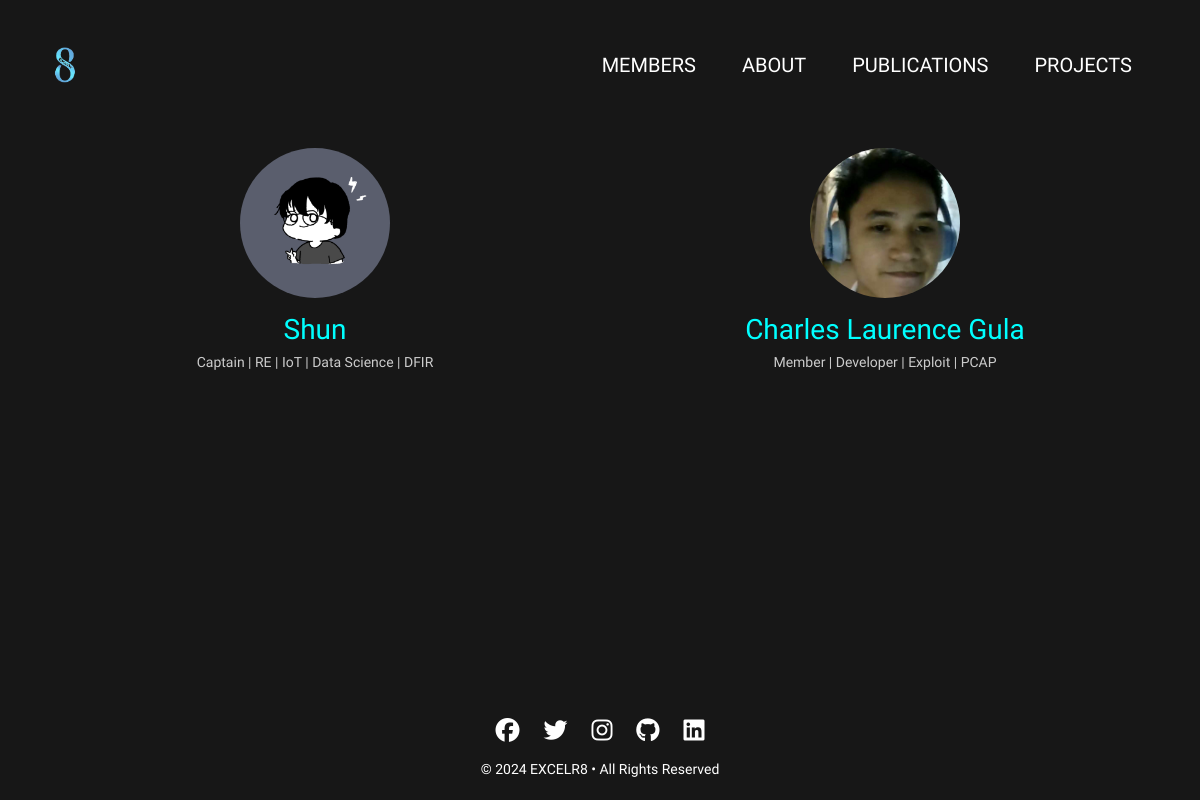
The page /members/ on the database its author committed.
### admin_dashboard/models.py (models this page shows, shortened)
class TeamMember(models.Model):
    name = models.CharField(max_length=255)
    role = models.CharField(max_length=100)
    biography = models.TextField()
    image = models.ImageField(upload_to='team_members/', blank=True, null=True)
    created_at = models.DateTimeField(auto_now_add=True)
    history = HistoricalRecords()

### team_management/views.py (the view)
# urls.py: path('', views.team_list, name='team_list'),
def team_list(request):
    members = TeamMember.objects.all()  # Fetch members from the database
    return render(request, 'team_list.html', {'team_members': members})  # Pass members to the template

### team_management/templates/team_list.html (shortened to what this page needs)
{% extends 'base.html' %}
{% load static %}
{% block content %}
<div class="container team-container" style="margin-top: 100px;">
    <div class="row mt-5">
        {% for member in team_members %}
        <div class="col-md-6 team-member">
            {% if member.image %}
                <img src="{{ member.image.url }}" alt="{{ member.name }}">
            {% else %}
                <img src="{% static 'default_image.png' %}" alt="Default Image">
            {% endif %}
            <h3>{{ member.name }}</h3>
            <p>{{ member.role }}</p>
        </div>
        {% endfor %}
    </div>
</div>
{% endblock %}

### home/templates/base.html (style rules this page uses)
body { background-color: rgb(23, 23, 23); display: flex; flex-direction: column; min-height: 100vh; margin: 0; font-family: 'Courier Prime', monospace; transition: background-color 0.3s, color 0.3s; }
.container { text-align: center; margin-top: 30px; flex: 1; }

### team_management/templates/team_list.html (style rules this page uses)
body { background-color: rgb(23, 23, 23); font-family: 'Courier Prime', monospace; color: #ffffff; }
.team-container { margin-top: 100px; text-align: center; opacity: 0; transform: translateX(50px); transition: opacity 0.5s ease, transform 0.5s ease; }
.team-container.fade-in { opacity: 1; transform: translateX(0); }
.team-member { margin-bottom: 30px; }
.team-member img { width: 150px; height: 150px; border-radius: 50%; margin-bottom: 15px; object-fit: cover; }
.team-member h3 { color: #00ffff; margin-bottom: 5px; }
.team-member p { color: #cccccc; font-size: 14px; }

### rows shown on the page
TeamMember: image (picture), name "Shun", role "Captain | RE | IoT | Data Science | DFIR"
TeamMember: image (picture), name "Charles Laurence Gula", role "Member | Developer | Exploit | PCAP"
